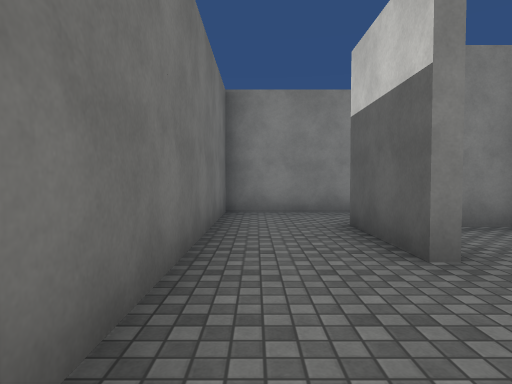
View 1 (above)

20 first-person views from a walk through a 3-D level made in the Unity game engine. The camera is 1.3 m above the floor, tilts 2° down and sees 75° across. The floor is counted in squares, 2 m on a side. Each view is taken from the middle of a square. On the plan, view 1 faces up. The plan holds only what a view shows up to about 10 squares ahead; the rest is blank. The player is left out. Surface patterns are stand-ins for the level's own textures.

View 2
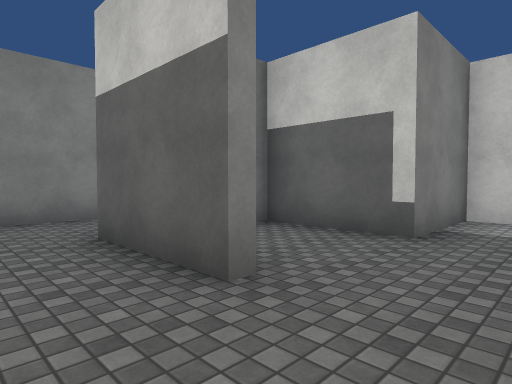

View 3
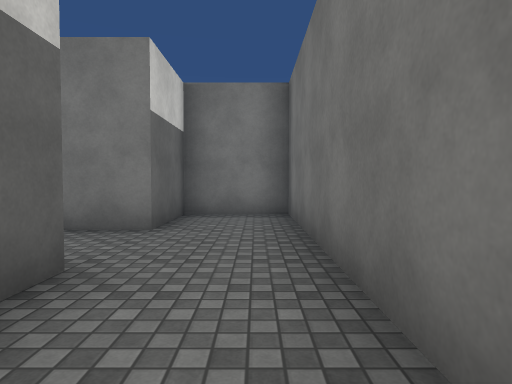

View 4
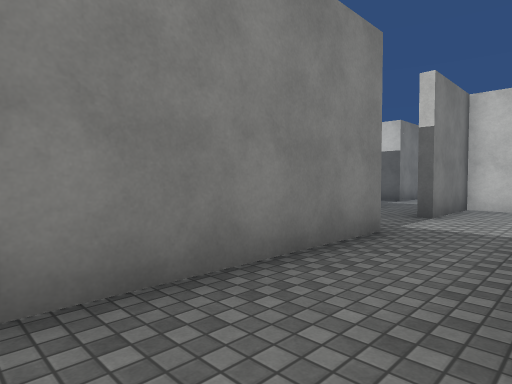

View 5
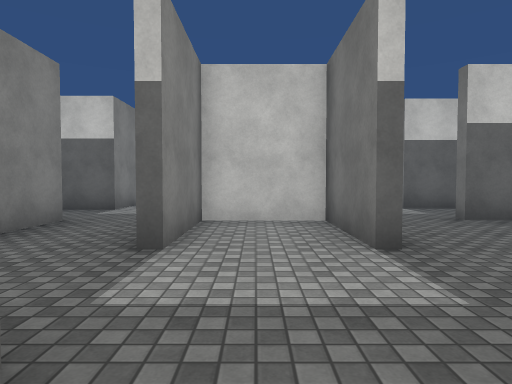

View 6
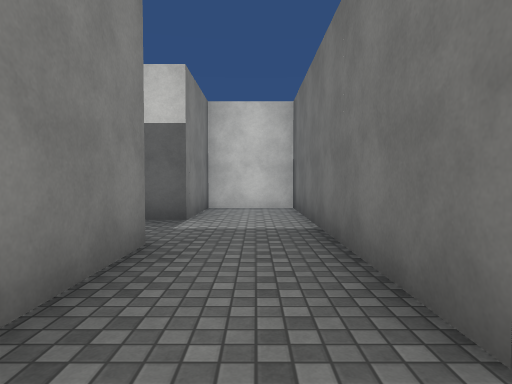

View 7
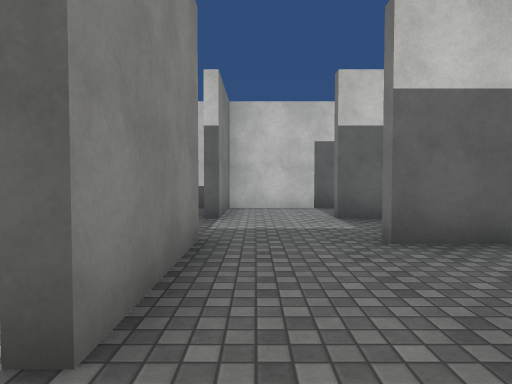

View 8
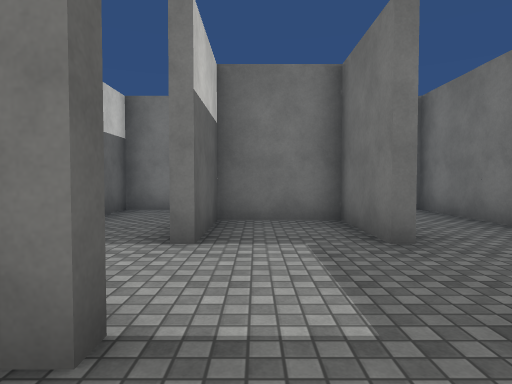

View 9
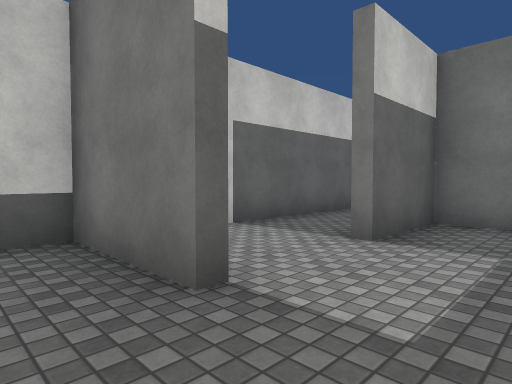

View 10
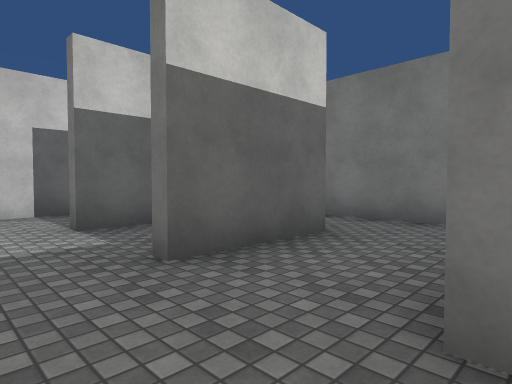

View 11
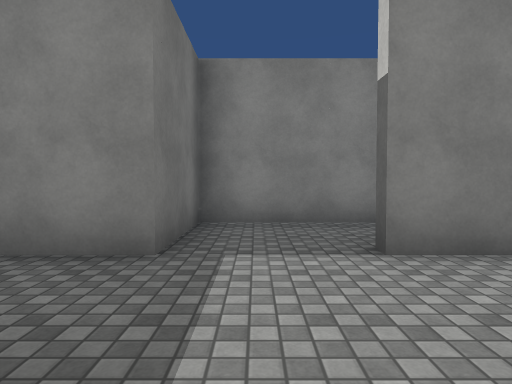

View 12
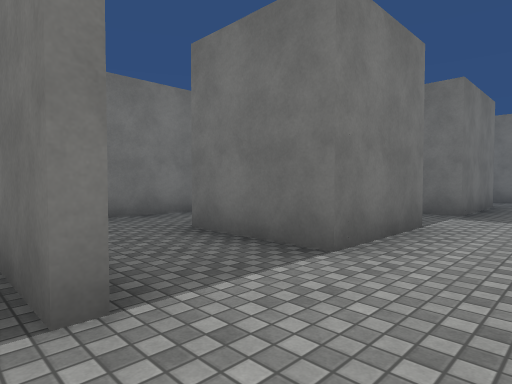

View 13
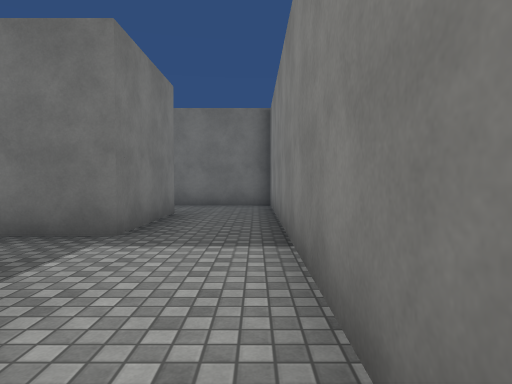

View 14
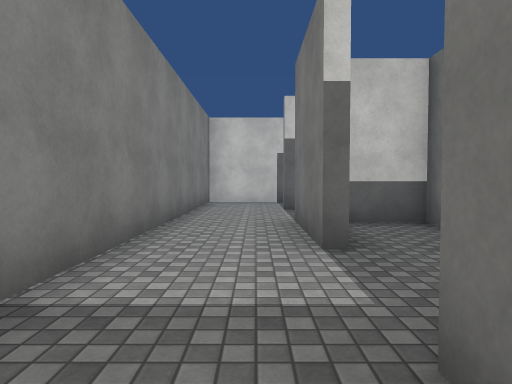

View 15
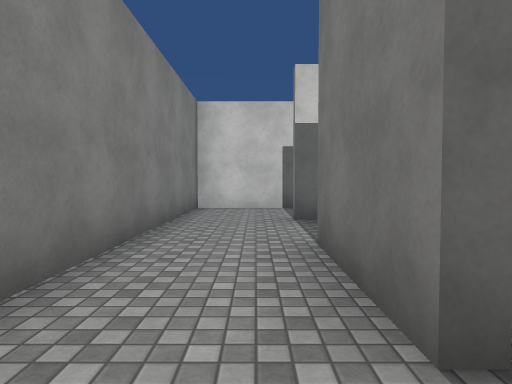

View 16
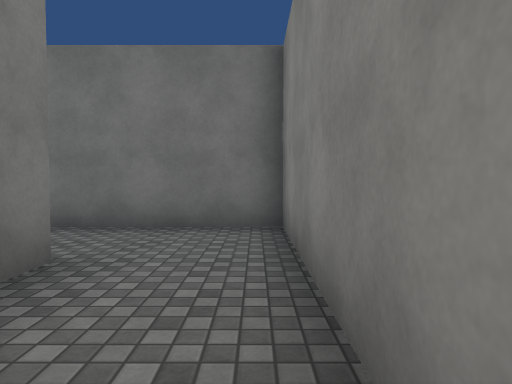

View 17
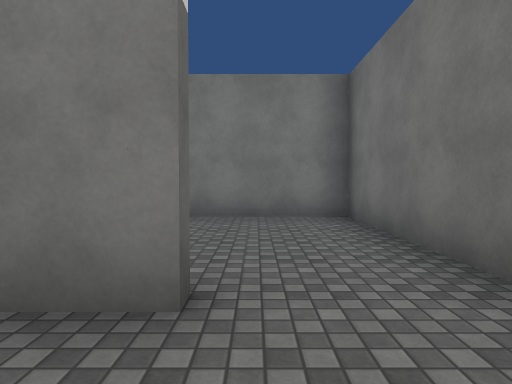

View 18
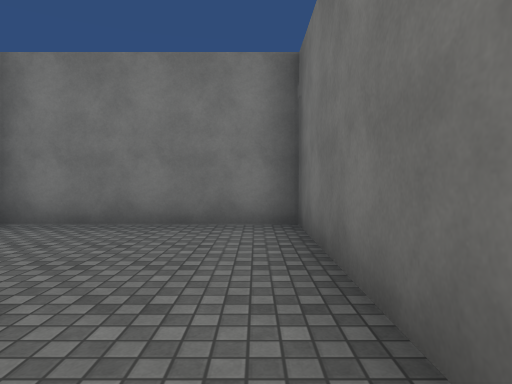

View 19
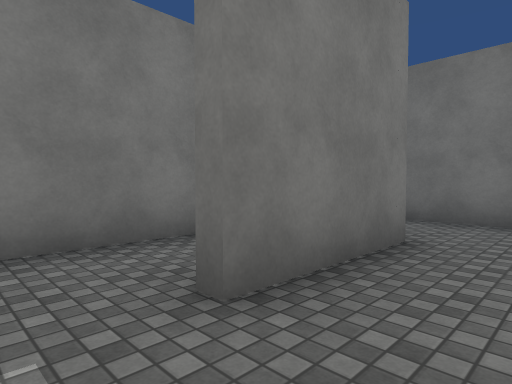

View 20
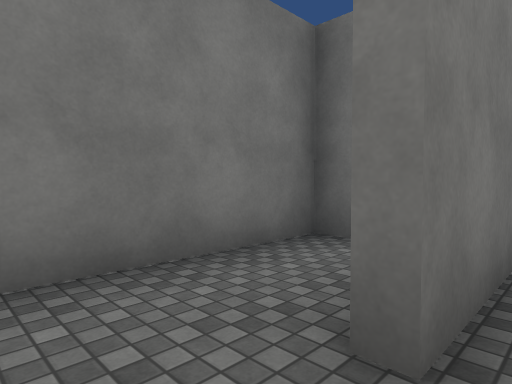

### Floor plan
Ten units are one square. View 1 is at (0, 0); x grows to the right and y downward. Boxes are objects, and circles mark ways between rooms. Rooms are numbered by the first view taken in them; rooms with no view inside come last. Other rooms are left out.
<svg viewBox="-11 -139 145 158">
<path fill="none" stroke="#000" d="M41 -69 -6 -69 -6 14 14 14 14 -6M14 -25 14 -49M61 -49 84 -49 84 -69 61 -69M65 -91 41 -91 41 -69M64 -14 64 -5M86 -46 61 -46M84 -4 84 -26M105 -49 129 -49M106 -115 106 -100M129 -111 129 -134 84 -134M84 -114 84 -91M104 -91 104 -114M61 -114 84 -114M12 -114 41 -114 41 -100M84 -134 -6 -134 -6 -105M81 -94 81 -106M14 -6 39 -6M61 -18 61 -24 39 -24 39 -46 28 -46M-6 -105 -6 -71 38 -71M84 -91 65 -91M61 -71 129 -71 129 -91 104 -91M16 8 16 14 48 14M86 -26 86 -6 106 -6 106 -26"/>
<circle cx="55" cy="-70" r="3" fill="#2a7"/>
<circle cx="55" cy="-50" r="3" fill="#2a7"/>
<circle cx="10" cy="-20" r="3" fill="#2a7"/>
<circle cx="75" cy="-80" r="3" fill="#2a7"/>
<circle cx="80" cy="-35" r="3" fill="#2a7"/>
<circle cx="95" cy="-50" r="3" fill="#2a7"/>
<circle cx="75" cy="-125" r="3" fill="#2a7"/>
<circle cx="90" cy="-100" r="3" fill="#2a7"/>
<circle cx="5" cy="-110" r="3" fill="#2a7"/>
<circle cx="45" cy="-10" r="3" fill="#2a7"/>
<text x="20" y="-60">1</text>
<text x="50" y="-80">2</text>
<text x="70" y="-30">3</text>
<text x="100" y="-60">4</text>
<text x="110" y="-120">5</text>
<text x="40" y="-120">6</text>
<text x="30" y="-20">7</text>
<text x="10" y="-90">8</text>
<text x="90" y="-80">9</text>
<text x="30" y="0">10</text>
<text x="90" y="-30">11</text>
</svg>
Room 1 opens to room 2. Room 1 opens to room 3. Room 1 opens to room 7. Room 2 opens to room 9. Room 3 opens to room 11. Room 4 opens to room 11. Room 5 opens to room 6. Room 5 opens to room 9. Room 6 opens to room 8. Room 7 opens to room 10.

Where each view was taken, in squares from view 1:
view 1: 0 up, 0 right, facing up
view 2: 1 up, 0 right, facing up-right
view 3: 5 up, 0 right, facing down
view 4: 5 up, 0 right, facing up-right
view 5: 6 up, 3 right, facing right
view 6: 8 up, 5 right, facing right
view 7: 4 up, 5 right, facing right
view 8: 6 up, 10 right, facing down
view 9: 6 up, 9 right, facing down-right
view 10: 4 up, 6 right, facing down-right
view 11: 4 up, 5 right, facing up
view 12: 13 up, 11 right, facing down-left
view 13: 13 up, 8 right, facing left
view 14: 12 up, 3 right, facing right
view 15: 12 up, 5 right, facing right
view 16: 13 up, 4 right, facing left
view 17: 13 up, 1 right, facing down
view 18: 12 up, 0 right, facing down
view 19: 2 up, 5 right, facing down-left
view 20: 1 up, 5 right, facing down-left
